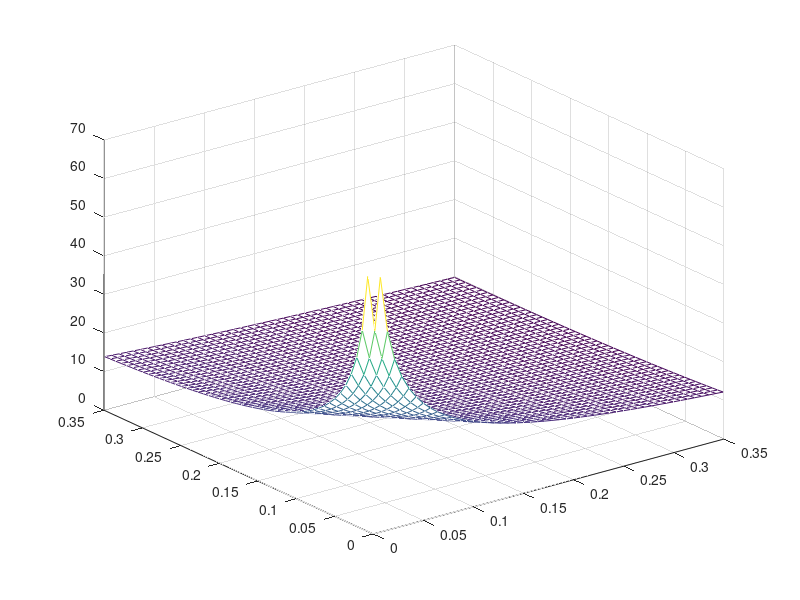
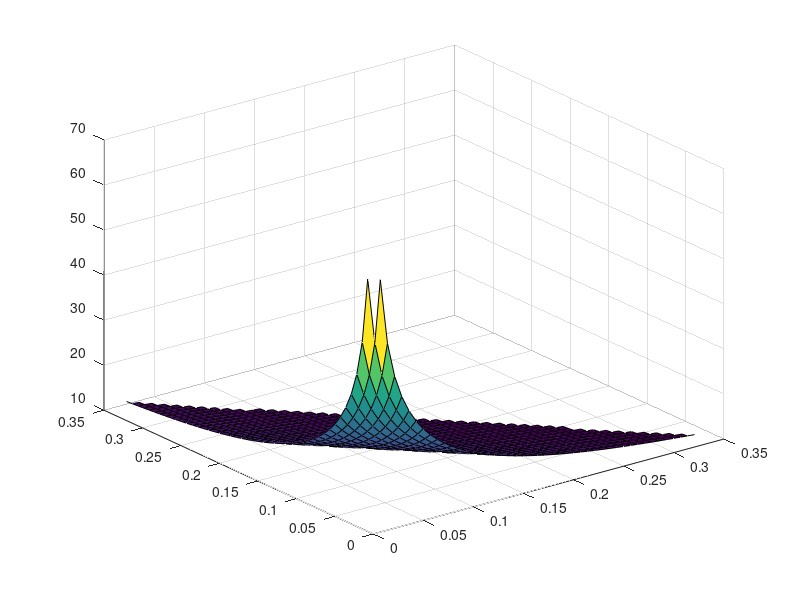

MATLAB code to generate these figures, in order:
clear all; clc;
E = 70e9; % Youngs modulus = 70 GPa
sigma_y = 250e6; % Yield stress = 250 MPa
rho = 2800; % density = 2.8 g/cm^3
L = 3;
g = -9.81;
m_load = 500; % 500 kg load
P = m_load*g;

omega = linspace(0,20*pi/180,50); % range of omegas in radians
psi = linspace(0,20*pi/180,50);
[x,y] = meshgrid(omega,psi);

A_t = P./(sigma_y.*(x+y));
A_c = 2*L.*sqrt(-P./(E*pi*(x+y)))./cos(y);
L_t = L./cos(x);
L_c = L./cos(y);
m_total = rho*(A_t.*L_t+A_c.*L_c);
mesh(x,y,m_total)



% height constraint
H_max = 1; % max distance between booms, in meters
H = L*(tan(x)+tan(y)); % boom separation using the angle mesh
valid = H<=H_max;
m_total(~valid) = NaN; % sets all angles corresponding to invalid angles to NaN
figure
surf(x,y,m_total)
% surf(x,y,m_total)

% finding angles for minimum mass
[cols,y_ind] = min(m_total);
[min_m,x_ind] = min(cols);
y_coor = y_ind(x_ind);
min_omega = omega(x_ind)*180/pi;
min_psi = psi(y_coor)*180/pi;

fprintf('The minimum mass is %.2f with omega = %.2f and psi = %.2f',min_m,min_omega,min_psi)
%% Design 2
